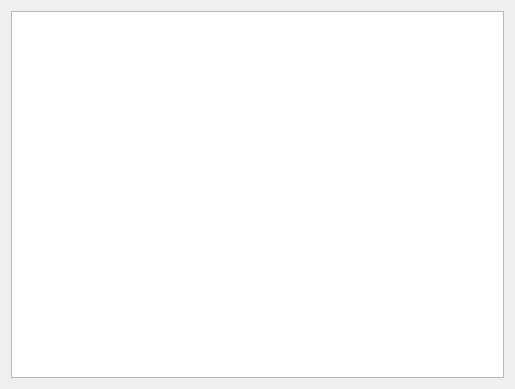
<?xml version="1.0" encoding="UTF-8"?>
<ui version="4.0">
 <class>wpPartitions</class>
 <widget class="QWizardPage" name="wpPartitions">
  <property name="geometry">
   <rect>
    <x>0</x>
    <y>0</y>
    <width>515</width>
    <height>389</height>
   </rect>
  </property>
  <property name="title">
   <string>Partitions</string>
  </property>
  <property name="subTitle">
   <string>Please select your preferred way to partition your harddisks</string>
  </property>
  <layout class="QGridLayout" name="gridLayout">
   <item row="0" column="0">
    <widget class="QListWidget" name="listWidget"/>
   </item>
  </layout>
 </widget>
 <resources/>
 <connections/>
</ui>
